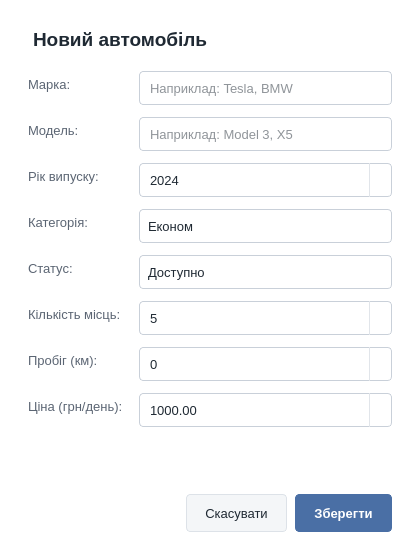
<?xml version="1.0" encoding="UTF-8"?>
<ui version="4.0">
 <class>AddCarWindow</class>
 <widget class="QWidget" name="AddCarWindow">
  <property name="geometry">
   <rect>
    <x>0</x>
    <y>0</y>
    <width>420</width>
    <height>560</height>
   </rect>
  </property>
  <property name="minimumSize">
   <size>
    <width>420</width>
    <height>560</height>
   </size>
  </property>
  <property name="maximumSize">
   <size>
    <width>420</width>
    <height>560</height>
   </size>
  </property>
  <property name="windowTitle">
   <string>Додати новий автомобіль</string>
  </property>
  <property name="windowIcon">
   <iconset resource="resources.qrc">
    <normaloff>:/img/logo.png</normaloff>:/img/logo.png</iconset>
  </property>
  <property name="styleSheet">
   <string notr="true">
QWidget { font-family: &quot;Segoe UI&quot;; font-size: 10pt; color: #1F2933; }
QWidget#AddCarWindow { background: #FFFFFF; }
QLabel#lblHeader { font-size: 14pt; font-weight: 600; padding-bottom: 8px; }
QFormLayout QLabel, QLabel { color: #5B6573; }
QLabel#lblHeader { color: #1F2933; }

QLineEdit, QComboBox, QSpinBox, QDoubleSpinBox {
    background: #FFFFFF; border: 1px solid #C9D0D9; border-radius: 4px;
    padding: 5px 8px; min-height: 22px; selection-background-color: #4A6FA5;
}
QComboBox, QSpinBox, QDoubleSpinBox { padding-right: 26px; }
QLineEdit:hover, QComboBox:hover, QSpinBox:hover, QDoubleSpinBox:hover { border-color: #A9B8CC; }
QLineEdit:focus, QComboBox:focus, QSpinBox:focus, QDoubleSpinBox:focus { border-color: #4A6FA5; }

QComboBox::drop-down {
    subcontrol-origin: padding; subcontrol-position: center right;
    width: 24px; border: none; background: transparent;
}
QComboBox::down-arrow {
    image: none; width: 0px; height: 0px;
    border-left: 4px solid transparent; border-right: 4px solid transparent;
    border-top: 5px solid #5B6573;
}
QComboBox::down-arrow:on { border-top: none; border-bottom: 5px solid #5B6573; }
QComboBox QAbstractItemView {
    background: #FFFFFF; border: 1px solid #C9D0D9; outline: 0; padding: 4px;
    selection-background-color: #EEF3FA; selection-color: #1F2933;
}

QSpinBox::up-button, QDoubleSpinBox::up-button,
QSpinBox::down-button, QDoubleSpinBox::down-button {
    subcontrol-origin: border; width: 22px;
    border: none; border-left: 1px solid #E1E5EA; background: transparent;
}
QSpinBox::up-button, QDoubleSpinBox::up-button { subcontrol-position: top right; border-top-right-radius: 4px; }
QSpinBox::down-button, QDoubleSpinBox::down-button { subcontrol-position: bottom right; border-bottom-right-radius: 4px; }
QSpinBox::up-button:hover, QDoubleSpinBox::up-button:hover,
QSpinBox::down-button:hover, QDoubleSpinBox::down-button:hover { background: #EEF1F5; }
QSpinBox::up-arrow, QDoubleSpinBox::up-arrow {
    image: none; width: 0px; height: 0px;
    border-left: 4px solid transparent; border-right: 4px solid transparent;
    border-bottom: 4px solid #5B6573;
}
QSpinBox::down-arrow, QDoubleSpinBox::down-arrow {
    image: none; width: 0px; height: 0px;
    border-left: 4px solid transparent; border-right: 4px solid transparent;
    border-top: 4px solid #5B6573;
}

QPushButton {
    background: #F4F6F8; border: 1px solid #DDE2E8; border-radius: 4px;
    padding: 8px 18px; min-height: 20px;
}
QPushButton:hover   { background: #EAEEF3; border-color: #C9D0D9; }
QPushButton:pressed { background: #DFE5EC; }
QPushButton#btnAdd { background: #4A6FA5; border-color: #4A6FA5; color: #FFFFFF; font-weight: 600; }
QPushButton#btnAdd:hover   { background: #3F5F8F; border-color: #3F5F8F; }
QPushButton#btnAdd:pressed { background: #34507A; }
</string>
  </property>
  <layout class="QVBoxLayout" name="mainLayout">
   <property name="spacing">
    <number>12</number>
   </property>
   <property name="leftMargin">
    <number>28</number>
   </property>
   <property name="topMargin">
    <number>28</number>
   </property>
   <property name="rightMargin">
    <number>28</number>
   </property>
   <property name="bottomMargin">
    <number>28</number>
   </property>
   <item>
    <widget class="QLabel" name="lblHeader">
     <property name="text">
      <string>Новий автомобіль</string>
     </property>
    </widget>
   </item>
   <item>
    <layout class="QFormLayout" name="formLayout">
     <property name="labelAlignment">
      <set>Qt::AlignmentFlag::AlignLeading|Qt::AlignmentFlag::AlignLeft|Qt::AlignmentFlag::AlignVCenter</set>
     </property>
     <property name="horizontalSpacing">
      <number>16</number>
     </property>
     <property name="verticalSpacing">
      <number>12</number>
     </property>
     <item row="0" column="0">
      <widget class="QLabel" name="lblBrand">
       <property name="text">
        <string>Марка:</string>
       </property>
      </widget>
     </item>
     <item row="0" column="1">
      <widget class="QLineEdit" name="txtBrand">
       <property name="placeholderText">
        <string>Наприклад: Tesla, BMW</string>
       </property>
      </widget>
     </item>
     <item row="1" column="0">
      <widget class="QLabel" name="lblModel">
       <property name="text">
        <string>Модель:</string>
       </property>
      </widget>
     </item>
     <item row="1" column="1">
      <widget class="QLineEdit" name="txtModel">
       <property name="placeholderText">
        <string>Наприклад: Model 3, X5</string>
       </property>
      </widget>
     </item>
     <item row="2" column="0">
      <widget class="QLabel" name="lblYear">
       <property name="text">
        <string>Рік випуску:</string>
       </property>
      </widget>
     </item>
     <item row="2" column="1">
      <widget class="QSpinBox" name="numYear">
       <property name="minimum">
        <number>1990</number>
       </property>
       <property name="maximum">
        <number>2026</number>
       </property>
       <property name="value">
        <number>2024</number>
       </property>
      </widget>
     </item>
     <item row="3" column="0">
      <widget class="QLabel" name="lblCategory">
       <property name="text">
        <string>Категорія:</string>
       </property>
      </widget>
     </item>
     <item row="3" column="1">
      <widget class="QComboBox" name="cmbCategory">
       <item>
        <property name="text">
         <string>Економ</string>
        </property>
       </item>
       <item>
        <property name="text">
         <string>Комфорт</string>
        </property>
       </item>
       <item>
        <property name="text">
         <string>Бізнес</string>
        </property>
       </item>
      </widget>
     </item>
     <item row="4" column="0">
      <widget class="QLabel" name="lblStatus">
       <property name="text">
        <string>Статус:</string>
       </property>
      </widget>
     </item>
     <item row="4" column="1">
      <widget class="QComboBox" name="cmbStatus">
       <item>
        <property name="text">
         <string>Доступно</string>
        </property>
       </item>
       <item>
        <property name="text">
         <string>Недоступно</string>
        </property>
       </item>
      </widget>
     </item>
     <item row="5" column="0">
      <widget class="QLabel" name="lblSeats">
       <property name="text">
        <string>Кількість місць:</string>
       </property>
      </widget>
     </item>
     <item row="5" column="1">
      <widget class="QSpinBox" name="numSeats">
       <property name="minimum">
        <number>1</number>
       </property>
       <property name="maximum">
        <number>9</number>
       </property>
       <property name="value">
        <number>5</number>
       </property>
      </widget>
     </item>
     <item row="6" column="0">
      <widget class="QLabel" name="lblMileage">
       <property name="text">
        <string>Пробіг (км):</string>
       </property>
      </widget>
     </item>
     <item row="6" column="1">
      <widget class="QDoubleSpinBox" name="numMileage">
       <property name="decimals">
        <number>0</number>
       </property>
       <property name="maximum">
        <double>1000000.000000000000000</double>
       </property>
       <property name="singleStep">
        <double>100.000000000000000</double>
       </property>
      </widget>
     </item>
     <item row="7" column="0">
      <widget class="QLabel" name="lblPrice">
       <property name="text">
        <string>Ціна (грн/день):</string>
       </property>
      </widget>
     </item>
     <item row="7" column="1">
      <widget class="QDoubleSpinBox" name="numPrice">
       <property name="maximum">
        <double>100000.000000000000000</double>
       </property>
       <property name="singleStep">
        <double>50.000000000000000</double>
       </property>
       <property name="value">
        <double>1000.000000000000000</double>
       </property>
      </widget>
     </item>
    </layout>
   </item>
   <item>
    <spacer name="verticalSpacer">
     <property name="orientation">
      <enum>Qt::Orientation::Vertical</enum>
     </property>
     <property name="sizeHint" stdset="0">
      <size>
       <width>20</width>
       <height>20</height>
      </size>
     </property>
    </spacer>
   </item>
   <item>
    <layout class="QHBoxLayout" name="buttonLayout">
     <property name="spacing">
      <number>8</number>
     </property>
     <item>
      <spacer name="buttonSpacer">
       <property name="orientation">
        <enum>Qt::Orientation::Horizontal</enum>
       </property>
       <property name="sizeHint" stdset="0">
        <size>
         <width>40</width>
         <height>10</height>
        </size>
       </property>
      </spacer>
     </item>
     <item>
      <widget class="QPushButton" name="btnCancel">
       <property name="cursor">
        <cursorShape>PointingHandCursor</cursorShape>
       </property>
       <property name="text">
        <string>Скасувати</string>
       </property>
      </widget>
     </item>
     <item>
      <widget class="QPushButton" name="btnAdd">
       <property name="cursor">
        <cursorShape>PointingHandCursor</cursorShape>
       </property>
       <property name="text">
        <string>Зберегти</string>
       </property>
      </widget>
     </item>
    </layout>
   </item>
  </layout>
 </widget>
 <resources>
  <include location="resources.qrc"/>
 </resources>
 <connections/>
</ui>
